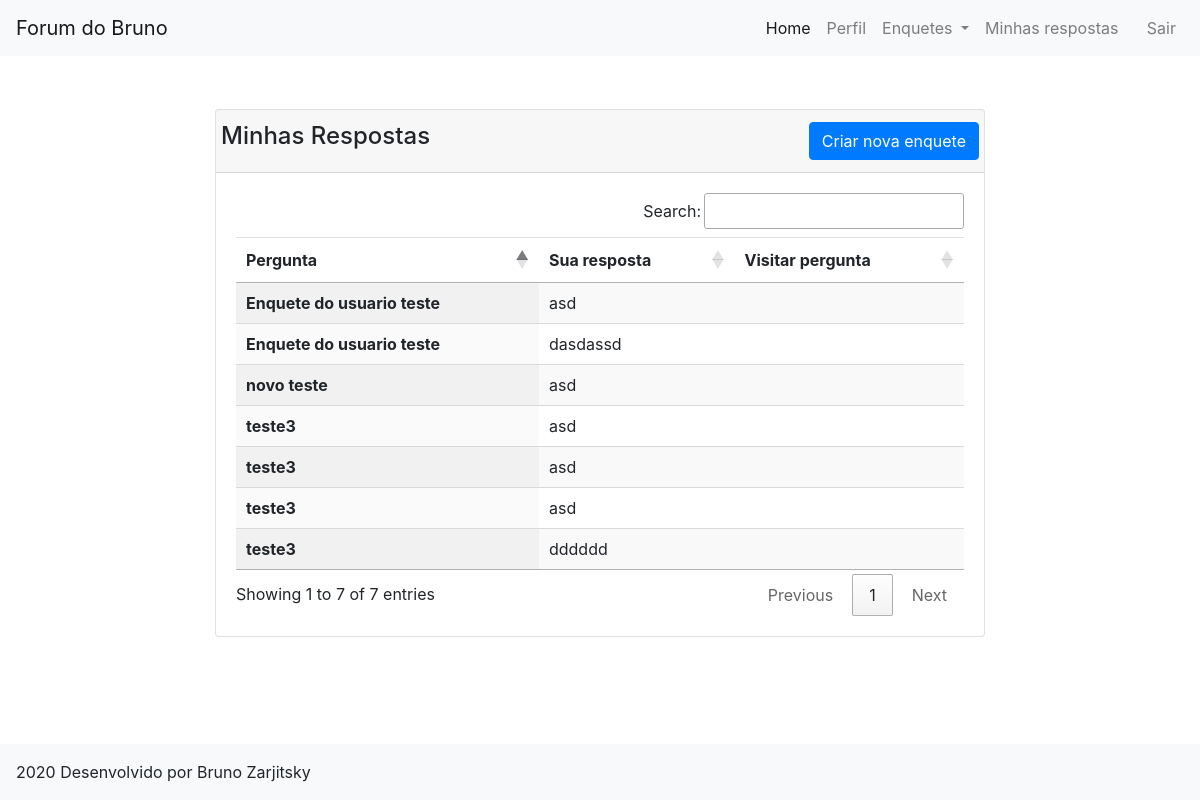
Before: /minhasRespostas/ (signed in) with the older database file.
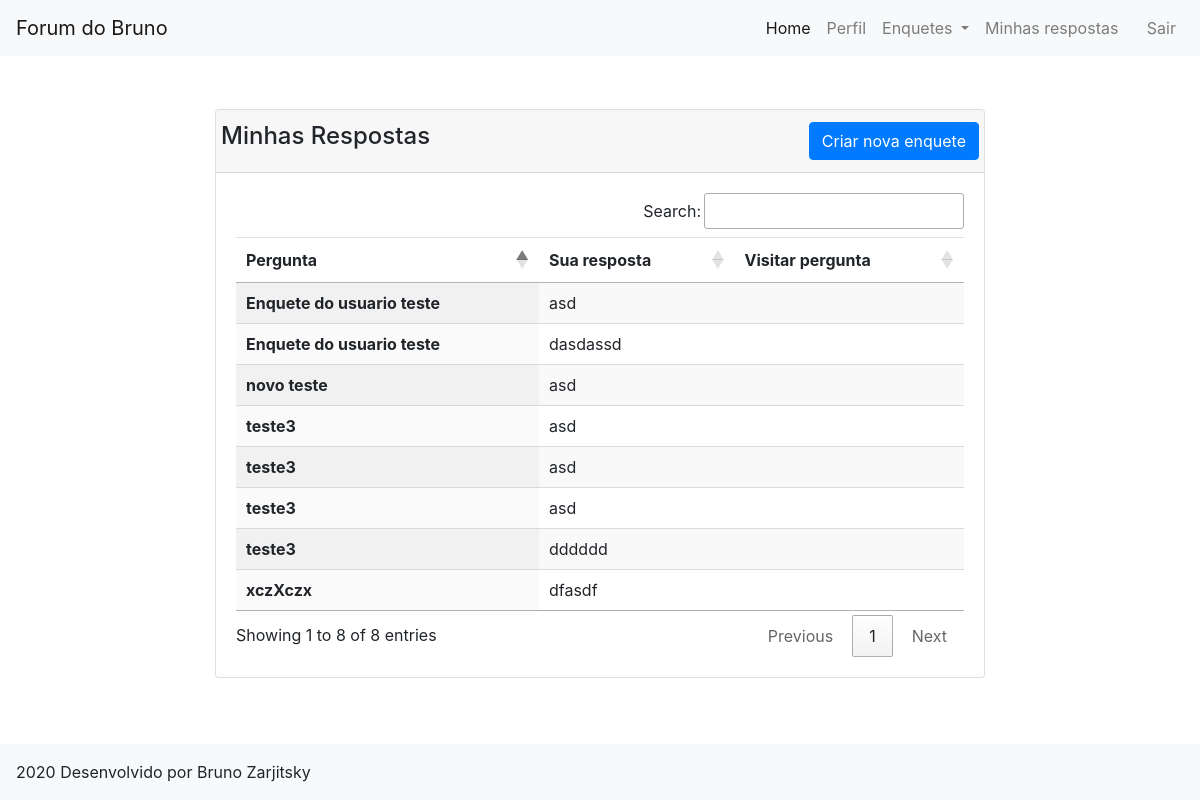
After: the same page with the newer database file.
### siteForum/models.py (models this page shows, shortened)
class resposta(models.Model):
    pergunta = models.ForeignKey(enquete, on_delete=models.CASCADE)
    resp = models.TextField(verbose_name="Resposta")
    dono = models.ForeignKey(User, on_delete=models.CASCADE, default="", blank=True, null=True)
    class Meta:
        verbose_name = "Resposta"
        verbose_name_plural = "Respostas"

class enquete(models.Model):
    titulo = models.CharField(max_length=200)
    descricao = models.TextField(default="")
    tipo = models.ManyToManyField(tipo, blank=True)
    dono = models.ForeignKey(User, on_delete=models.CASCADE, default="", blank=True, null=True)
    class Meta:
        verbose_name = "Enquete"
        verbose_name_plural = "Enquetes"

### siteForum/views.py (the view)
# urls.py: path('minhasRespostas/', views.minhasRespostas, name = "MinhasRespostas"),
def minhasRespostas(request):
    res = resposta.objects.filter(dono=request.user)
    return render(request, "respostas.html", {"background": "background"+str(randint(1,3))+".jpg", "respostasLista": res})

### templates/respostas.html
{% extends "base_page.html"%}
{% load static%}
{% block content %}
<div class = "row justify-content-center" style="padding-top: 5%;">
    <div class = "col-md-2"></div>
    <div class = "col-md-8">
        <div class = "card">
            <div class = "card-header">
                <div class = "row">
                    <h4>Minhas Respostas</h4>
                    <div class = "ml-auto">
                        <a href = "#" type="button" class="btn btn-primary">Criar nova enquete</a>
                    </div>
                </div>
            </div>
            <div class="card-body">
                <div class = "row">
                    <div class = "col-md-12">
                    <table class="table table-hover display" style="width: 100%;" id = "enquetes">
                        <thead>
                            <tr>
                                <th scope="col">Pergunta</th>
                                <th scope="col">Sua resposta</th>
                                <th scope="col">Visitar pergunta</th>
                            </tr>
                        </thead>
                        <tbody>
                            {% for autos in respostasLista %}
                            <tr>
                                <th scope="row">{{autos.pergunta.titulo}}</th>
                                <td>{{autos.resp}}</td>
                                <td><a href = "{% url 'EnqueteDetalhe' id=autos.pergunta.id %}"><i class="fas fa-directions"></i></a></td>
                            </tr>
                            {% endfor %}
                        </tbody>
                    </table>
                    </div>
                </div>
            </div>
        </div>
    </div>
    <div class = "col-md-2">
    </div>
</div>
{% endblock %}

Changed rows visible on the page:
added resposta: pergunta.titulo "xczXczx", resp "dfasdf"
Other visible differences:
text written by a page script: "Search: Showing 1 to 7 of 7 entries Previous 1 Next" → "Search: Showing 1 to 8 of 8 entries Previous 1 Next"
